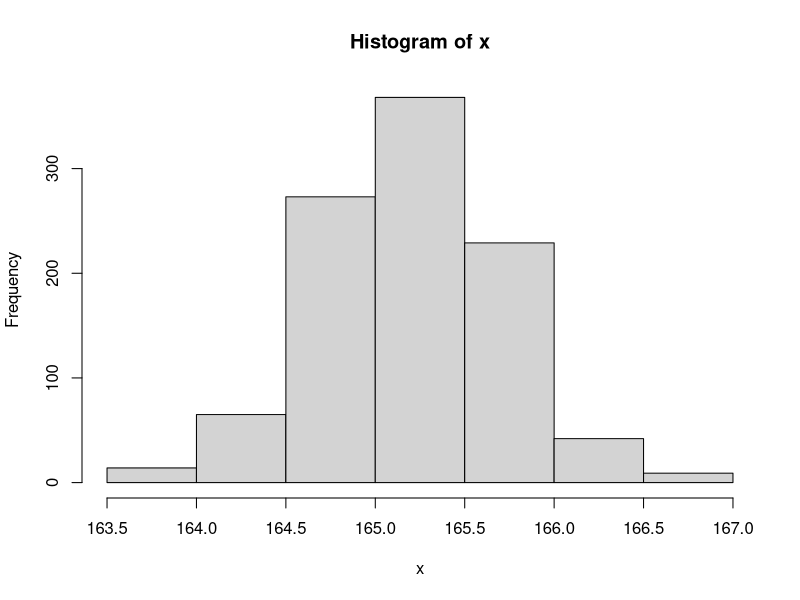

The R source for this figure:
# chap10_Hypothesis_Test

# 가설(Hypothesis) : 어떤 사건을 설명하기 위한 가정 
# 검정(test) : 표본에 의해서 구해진 통계량으로 가설 채택/기각 과정 
# 추정(estimation) : 표본을 통해서 모집단을 확률적으로 추측   


# 검정통계량 : 표본에 의해서 계산된 통계량(표본평균, 표본표준편차)
# 모수 : 모집단에 의해서 나온 통계량(모평균, 모표준편차)  
# 오차 : 검정통계량과 모수 간의 차이 
# 오차범위 : 오차범위가 벗어나면 모수와 차이가 있다고 본다.
# 유의수준 : 오차 범위의 기준(통상 : 알파=0.05)


# 추정 방법 
# 1) 점 추정 : 제시된 한 개의 값과 검정통계량을 직접 비교하여
#    가설 기각유무를 결정 
# ex) 우리나라 중학교 2학년 남학생 평균키는 165.2cm로 추정

# 2) 구간 추정 : 신뢰구간과 검정통계량을 비교하여 가설 기각유무 결정 
# 신뢰구간 : 오차범위에 의해서 결정된 하한값과 상한값의 범위 
# ex) 우리나라 중학교 2학년 남학생 평균키는 164.5 ~ 165.5cm로 추정


#######################
### 가설과 검정 
#######################

# 귀무가설(H0) : 중2 남학생 평균키는 165.1~165.3cm 추정

# 모집단 -> 표준(1,000명)
x <- rnorm(1000, mean=165.2, sd=0.5)
length(x)

hist(x)
# 정규성검정(H0 : 정규분포와 차이가 없다.-채택)
shapiro.test(x)
# W = 0.99859, p-value = 0.614
# W : 검정통계량 -> p-value : 유의확률 
# 검정 : p-value >= 알파(0.05)

# 1. 평균차이 검정 
t.test(x, mu=165.2)
# t = -0.29941, df = 999, : 검정통계량(t, df)
# p-value = 0.7647 : P >= 알파(0.05)
# alternative hypothesis: true mean is not equal to 165.2
# 95 percent confidence interval: 95% 신뢰수준
#   165.1641 ~ 165.2264 : 신뢰구간(채택역) 
# sample estimates:
#   mean of x : x 실제 평균 
# 165.1953 


# 2. 기각역의 평균 검정  
t.test(x, mu=165.1)
# 귀무가설 : 평균키가 165.1cm 차이가 없다.(x)

# t = 6.0058, df = 999,
# p-value = 2.663e-09 < 알파(0.05)
# alternative hypothesis: true mean is not equal to 165.1
# 95 percent confidence interval:
#   165.1641 ~ 165.2264 : 채택역 

# 3. 신뢰수준 : 99%
?t.test
t.test(x, mu=165.21, conf.level = 0.99)
# t = -0.92994, df = 999,
# p-value = 0.3526
# alternative hypothesis: true mean is not equal to 165.21
# 99 percent confidence interval:
#   165.1543 ~ 165.2362 : 채택역 
# [해설] 신뢰수준 향상 -> 채택역 확장 




